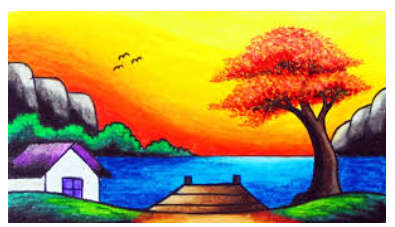
#> input picture Exp3.py/image3.png, 395 x 227 px
$ python exp3.py
#> lines starting #> are read from the running program, lines starting #| are printed output that depends on the picture; after the words box and inside, x2 and y2 are one past the last pixel; in counts of white or black regions, pixels touching at a corner belong together
import cv2

img = cv2.imread("image3.png")
#> img is the input picture: shape (227, 395, 3); mean B, G, R 91, 151.3, 172.5

gray = cv2.cvtColor(img, cv2.COLOR_BGR2GRAY)
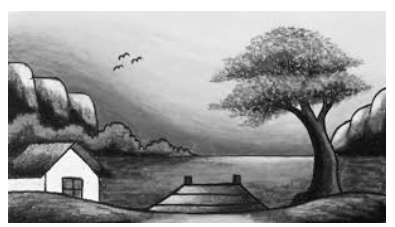
#> gray: shape (227, 395); min 4, max 255, mean 150.8

edges = cv2.Canny(gray, 100, 200)
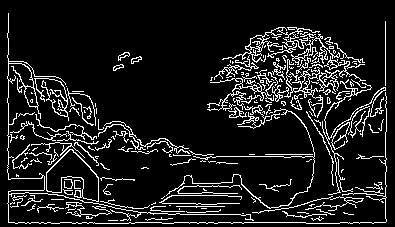
#> edges: shape (227, 395); 11.1% white in thin lines or dots, all inside (x1, y1, x2, y2) = (7, 13, 387, 224)

cv2.imwrite("Canny_Edges_3rd.jpg", edges)

cv2.imshow("Edges", edges)

cv2.waitKey(0)

cv2.destroyAllWindows()
